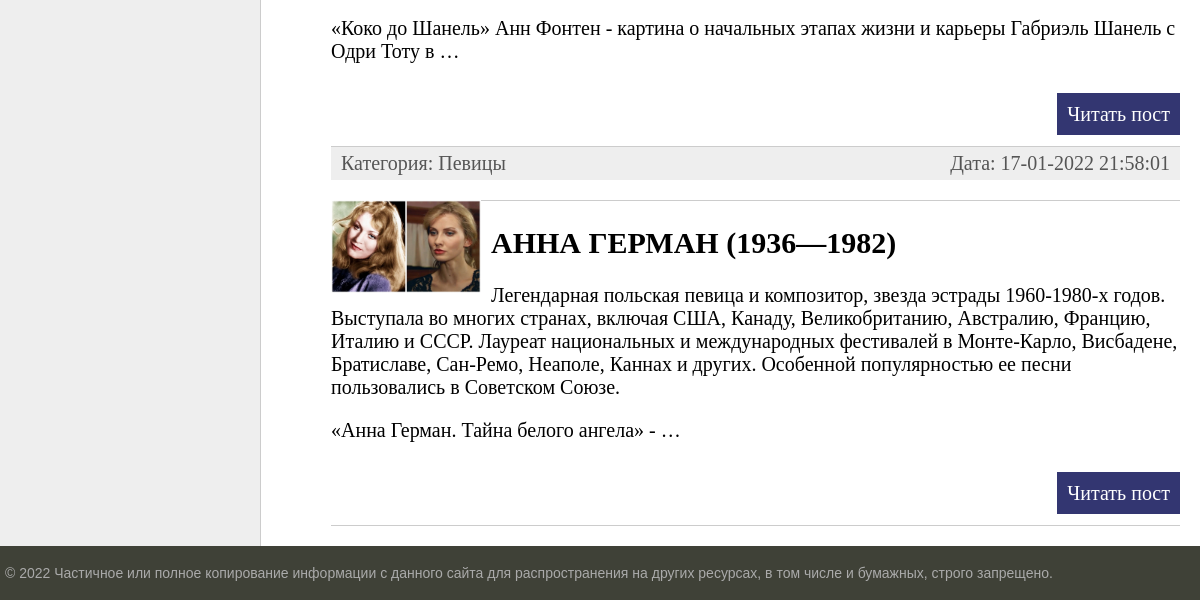
Before: / (lower part) with the older database file.
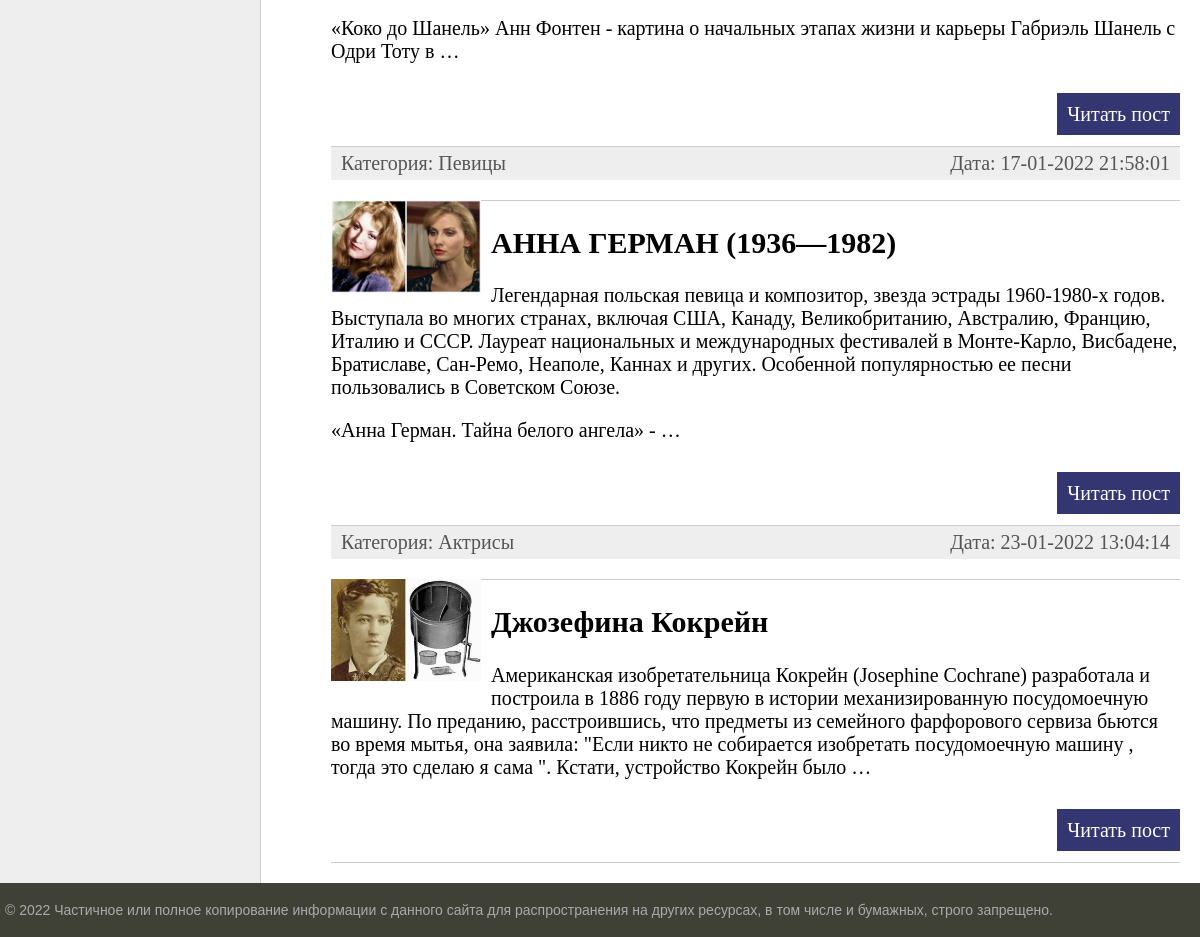
After: the same page with the newer database file.
### women/models.py (models this page shows, shortened)
class Women(models.Model):
    title = models.CharField(max_length=255, verbose_name="Заголовок")
    content = models.TextField(blank=True, verbose_name="Текст статьи")
    photo = models.ImageField(upload_to="photos/%Y/%m/%d/", verbose_name="Фото")
    time_create = models.DateTimeField(auto_now_add=True, verbose_name="Время создания")
    time_update = models.DateTimeField(auto_now=True, verbose_name="Время изменения")
    is_published = models.BooleanField(default=True, verbose_name="Публикация")
    cat = models.ForeignKey('Category', on_delete=models.PROTECT, null=True, verbose_name="Категории")
    def get_absolute_url(self):
        return reverse('post', kwargs={'post_id': self.pk})
    class Meta:
        verbose_name = 'известные женщины'
        verbose_name_plural = 'известные женщины'
        ordering = ['time_create', 'title']

class Category(models.Model):
    name = models.CharField(max_length=100, db_index=True, verbose_name="Категория")
    def __str__(self):
        return self.name
    def get_absolute_url(self):
        return reverse('category', kwargs={'cat_id': self.pk})
    class Meta:
        verbose_name = 'Категория'
        verbose_name_plural = 'Категории'
        ordering = ['id']

### women/views.py (the view)
# urls.py: path('', index, name='home'),
def index(request):
    posts = Women.objects.all()
    cats = Category.objects.all()
    context = {'posts': posts,
               'cats': cats,
               'menu': menu,
               'title': 'Главная страница',
               'cat_selected': 0,
    }
    return render(request, 'women/index.html', context=context)

### women/templates/women/index.html (shortened to what this page needs)
{% extends 'women/base.html' %}
{% block content %}
<ul class="list-articles">
	{% for p in posts %}
			<li><div class="article-panel">
	<p class="first">Категория: {{p.cat}}</p>
	<p class="last">Дата: {{p.time_update|date:"d-m-Y H:i:s"}}</p>
</div>
{% if p.photo %}
	<p><img class="img-article-left thumb" src="{{p.photo.url}}"></p>
{% endif %}
			<li><h2>{{p.title}}</h2>
	{% autoescape on %}
	{{p.content|linebreaks|truncatewords:50}}
	{% endautoescape %}
			<p class="link-read-post"><a href="{{ p.get_absolute_url }}">Читать пост</a></p>
			</li>
	{% endfor %}
</ul>
{% endblock %}

### women/templates/women/base.html (shortened to what this page needs)
{% load static %}
<!DOCTYPE html>
<html>
<head>
	<link type="text/css" href="{% static 'women/css/styles.css' %}" rel="stylesheet" />
</head>
<body>
<table class="table-page" border=0 cellpadding="0" cellspacing="0">
<tr><td valign=top>
<table class="table-content" border=0 cellpadding="0" cellspacing="0">
<tr>
	<td valign="top" class="left-chapters">
	<ul id="leftchapters">
	</ul>
</td>
<td valign="top" class="content">
	<div class="content-text">
{% block content %}
{% endblock %}
	</div>
</td></tr></table>
</td></tr>
<tr><td valign=top>
	<div id="footer">
		<p>&copy; 2022 Частичное или полное копирование информации с данного сайта для распространения на других ресурсах, в том числе и бумажных, строго запрещено.</p>
	</div>
</td></tr></table>
</body>
</html>

### women/static/women/css/styles.css (style rules this page uses)
html, body { font-family: 'Arial'; margin: 0; padding: 0; height: 100%; width: 100%; color: #444; }
a { color: #0059b2; text-decoration: none; }
img { max-width: 600px; height: auto; }
img.img-article-left { max-width: 300px; height: auto; float: left; padding: 0 10px 10px 0; }
img.img-article-left.thumb { max-width: 150px; height: auto; }
p.link-read-post { text-align: right; }
p.link-read-post a { padding: 10px; min-width: 100px; background: #333671; color: #fff; text-decoration: none; }
div.article-panel { background: #eee; padding: 5px 10px 5px 10px; box-sizing: border-box; overflow: hidden; color: #555; }
div.article-panel p.first { margin: 0; float: left; }
div.article-panel p.last { margin: 0; float: right; }
ul.list-articles { list-style: none; margin: 0; padding: 0; }
ul.list-articles li { border-bottom: 1px solid #ccc; }
.table-page { width: 100%; height: 100%; vertical-align: top; }
.table-page tr { height: 100%; }
.table-content { width: 100%; min-height: 100%; height: 100%; }
.left-chapters { margin: 0; background: #eee; border-right: 1px solid #ccc; min-height: 100%; }
.left-chapters ul { width: 230px; min-height: 100%; margin: 0; padding: 20px 10px 10px 20px; list-style: none; font-size: 20px; }
.content { padding: 40px 20px 20px 40px; width: 100%; box-sizing: border-box; }
.content-text { margin: 60px 0 0 30px; color: #000; font-size: 20px; font-family: Yandex Sans Display Light; }
#footer { box-sizing: border-box; background: #3F4137; padding: 5px; color: #aaa; font-size: 14px; font-family: Verdana, Geneva, Arial, Helvetica; text-align: left; overflow: hidden; }

Changed rows visible on the page:
added Women: cat "Актрисы", time_update "23-01-2022 13:04:14", photo (picture), title "Джозефина Кокрейн", content "Американская изобретательница Кокрейн (Josephine Cochrane) разработала и построила в 1886 году первую в истории механизированную посудомоечную машину. По преданию, расстроившись, что предметы из семейного фарфорового сервиза бьются во время мытья, она заявила: \"Если никто не собирается изобретать посудомоечную машину , тогда это сделаю я сама \". Кстати, устройство Кокрейн было …"
